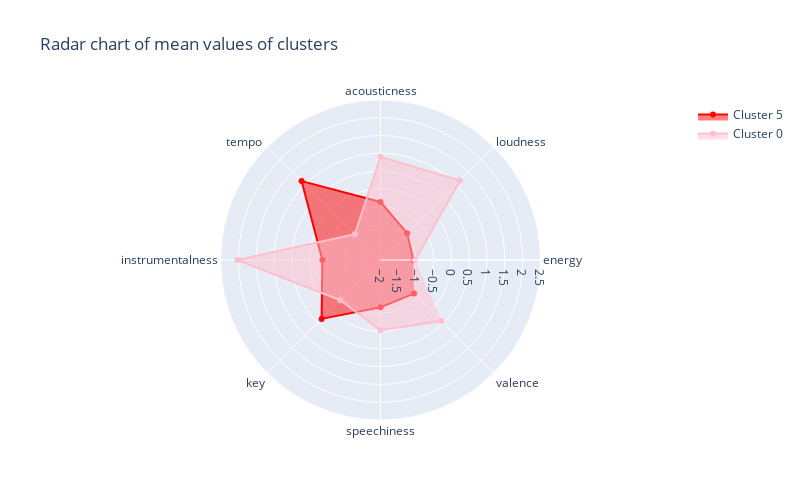

Notebook code cell kept with this figure:
### Code cell
# state the label for each arm of the chart
categories = ['energy', 'loudness', 'acousticness','tempo ','instrumentalness','key','speechiness', 'valence']

# plot the initialised plot
fig = go.Figure()



# add a layer over the top of the initialised plot - this one is for cluster 1
fig.add_trace(go.Scatterpolar(
      r=[result_means_distance.loc[result_means_distance["cluster"] == 5, 'key'].mean(),
        result_means_distance.loc[result_means_distance["cluster"] == 5, 'energy'].mean(),
        result_means_distance.loc[result_means_distance["cluster"] == 5, 'loudness'].mean(),
        result_means_distance.loc[result_means_distance["cluster"] == 5, 'acousticness'].mean(),
        result_means_distance.loc[result_means_distance["cluster"] == 5, 'tempo'].mean(),
        result_means_distance.loc[result_means_distance["cluster"] == 5, 'instrumentalness'].mean(),
        result_means_distance.loc[result_means_distance["cluster"] == 5, 'speechiness'].mean(),
        result_means_distance.loc[result_means_distance["cluster"] == 5, 'valence'].mean()],
      theta=categories,
      fill='toself',
      name='Cluster 5',
      marker=dict(color="red")
))


# add a layer over the top of the initialised plot - this one is for cluster 3
fig.add_trace(go.Scatterpolar(
      r=[result_means_distance.loc[result_means_distance["cluster"] == 0, 'key'].mean(),
        result_means_distance.loc[result_means_distance["cluster"] == 0, 'energy'].mean(),
        result_means_distance.loc[result_means_distance["cluster"] == 0, 'loudness'].mean(),
        result_means_distance.loc[result_means_distance["cluster"] == 0, 'acousticness'].mean(),
        result_means_distance.loc[result_means_distance["cluster"] == 0, 'tempo'].mean(),
        result_means_distance.loc[result_means_distance["cluster"] == 0, 'instrumentalness'].mean(),
        result_means_distance.loc[result_means_distance["cluster"] == 0, 'speechiness'].mean(),
        result_means_distance.loc[result_means_distance["cluster"] == 0, 'valence'].mean()],
      theta=categories,
      fill='toself',
      name='Cluster 0',
      marker=dict(color="pink")
))

# Add extras to the plot such as title
# You'll always need `polar=dict(radialaxis=dict(visible=True,range=[0, 1])),` when creating a radar plot
fig.update_layout(
  title_text = 'Radar chart of mean values of clusters',
  height = 500,
  width = 800,
  polar=dict(
    radialaxis=dict(
      visible=True,
      range=[-2, 2.5]
    )),
  showlegend=True
)

# Show the initialised plot and the layers
fig.show()

### Figure 1 — Plotly figure (JSON) as saved in the notebook; plotly's stock layout.template omitted (floating-point values rounded to 4 significant figures)
{"data": [{"fill": "toself", "marker": {"color": "red"}, "name": "Cluster 5", "r": [-1.076, -0.9386, -0.3691, 1.138, -0.3644, 0.342, -0.6691, -0.6644], "theta": ["energy", "loudness", "acousticness", "tempo ", "instrumentalness", "key", "speechiness", "valence"], "type": "scatterpolar"}, {"fill": "toself", "marker": {"color": "pink"}, "name": "Cluster 0", "r": [-1.023, 1.158, 0.9052, -0.9763, 2.026, -0.3993, -0.02558, 0.4232], "theta": ["energy", "loudness", "acousticness", "tempo ", "instrumentalness", "key", "speechiness", "valence"], "type": "scatterpolar"}], "layout": {"height": 500, "polar": {"radialaxis": {"range": [-2, 2.5], "visible": true}}, "showlegend": true, "title": {"text": "Radar chart of mean values of clusters"}, "width": 800}}
